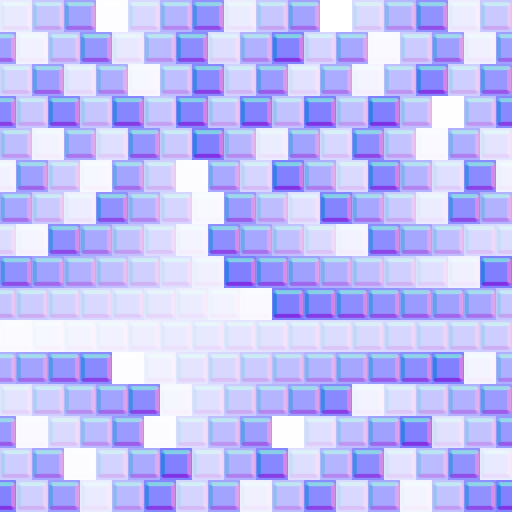
#> input picture experiments/rooftop_lighting/lowpoly_block_basis.png, 1024 x 1024 px, given in place of floor.png, which was not available (shown at 1/2 size)
$ python bake_lowpoly_maps.py
#> lines starting #> are read from the running program, lines starting #| are printed output that depends on the picture; after the words box and inside, x2 and y2 are one past the last pixel; in counts of white or black regions, pixels touching at a corner belong together
"""Bake piecewise-planar stone heights and OpenGL normal maps; no micro-noise.

Two normal-map bases permit live mortar/detail controls without sampling height
at runtime. Public height/normal maps show the fully combined default presets.
"""
from pathlib import Path
import hashlib
import json
import numpy as np
from PIL import Image, ImageDraw, ImageFont

OUT = Path(__file__).resolve().parent
ROOT = OUT.parents[1]
SOURCE = ROOT / "assets/textures/rooftop_run/floor.png"
CAPTURES = OUT / "captures/lowpoly-study"
CAPTURES.mkdir(parents=True, exist_ok=True)
PRESETS = {
    "diagnostic": dict(normal_strength=1.0, mortar_depth=1.0, detail_intensity=1.0, variation=0.25),
    "gameplay": dict(normal_strength=0.55, mortar_depth=0.65, detail_intensity=0.65, variation=0.15),
}
albedo = np.asarray(Image.open(SOURCE).convert("RGB"))
size = len(albedo)
#> size = 1024
assert albedo.shape == (1024, 1024, 3)
y, x = np.mgrid[0:size, 0:size].astype(float)
y = (y + 0.5) / size * 16
x = (x + 0.5) / size * 16 + np.mod(np.floor(y), 2) * 0.5
row, col = np.floor(y).astype(int), np.mod(np.floor(x), 16).astype(int)
#> row: shape (1024, 1024) int64; 16 distinct labels, from 0 to 15
#> col: shape (1024, 1024) int64; 16 distinct labels, from 0 to 15
u, v = np.mod(x, 1) - 0.5, np.mod(y, 1) - 0.5
mask = albedo[:, :, 0] > 80
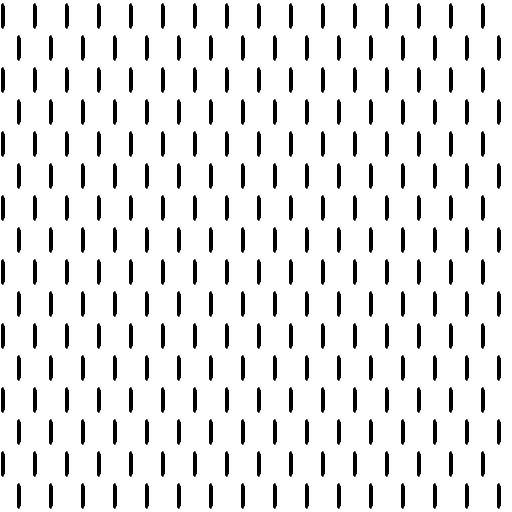
#> mask: shape (1024, 1024) bool (shown at 1/2 size); 90.8% white; 256 black regions, largest, box (x1, y1, x2, y2) and area: (2, 6, 10, 58) 376, (66, 6, 74, 58) 376, (130, 6, 138, 58) 376
# An octagonal footprint follows the original rounded rectangle but uses straight
# chamfers. Each term describes a plane; min/clamp create crisp slope changes.
distance = np.minimum.reduce([0.47 - abs(u), 0.43 - abs(v), (0.83 - abs(u) - abs(v)) / np.sqrt(2)])
mortar_height = np.clip(distance / 0.035, 0, 1) * 0.006 * mask
bevel = np.clip(distance / 0.12, 0, 1)
block_height = bevel * 0.024 * mask
# Four triangular planar top regions meet at a low central peak. The bevel
# surrounds the top, and the facet height is continuous at its rectangular rim.
facet_top = np.clip(np.minimum(1 - abs(u) / 0.35, 1 - abs(v) / 0.31), 0, 1)
facet_height = (bevel * 0.012 + facet_top * 0.032) * mask
# Stable, tileable, per-stone values only. No pixel noise or random texture grit.
random = np.mod(col * 73 + row * 151 + col * row * 19 + 41, 257) / 256
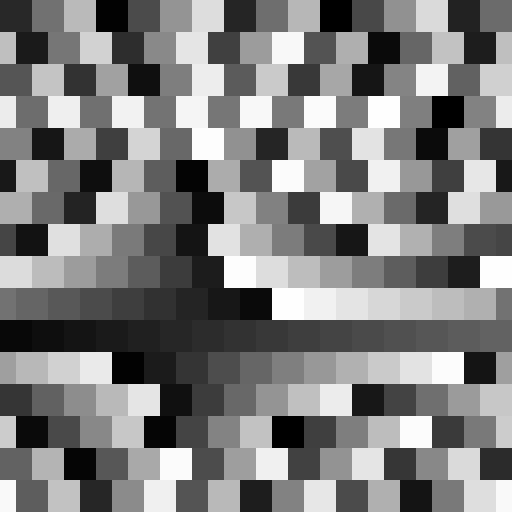
#> random: shape (1024, 1024) float64 (shown at 1/2 size); min 0, max 0.996, mean 0.494
pixel_world = 4.0 / size
#> pixel_world = 0.00391

def slopes(height):
    return np.stack([(np.roll(height, -1, 1) - np.roll(height, 1, 1)) / (2 * pixel_world),
                     (np.roll(height, -1, 0) - np.roll(height, 1, 0)) / (2 * pixel_world)], axis=-1)

def normal_from_slopes(gradient):
    # Raster Y grows down; OpenGL tangent +Y points up the image.
    normal = np.stack([-gradient[:, :, 0], gradient[:, :, 1], np.ones(gradient.shape[:2])], axis=-1)
    normal /= np.linalg.norm(normal, axis=-1, keepdims=True)
    return normal

def encode(normal):
    return np.uint8(np.rint(np.clip(normal * 0.5 + 0.5, 0, 1) * 255))
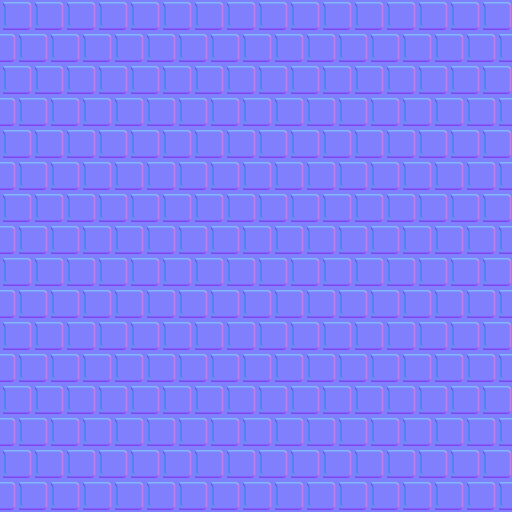
#> returned value: shape (1024, 1024, 3) (shown at 1/2 size); mean of channels 0, 1, 2 128.3, 127.9, 252.8; drawn as R, G, B

mortar_gradient = slopes(mortar_height)
Image.fromarray(encode(normal_from_slopes(mortar_gradient))).save(OUT / "lowpoly_mortar_normal.png")
results = {}
for style, detail_height in [("block", block_height), ("faceted", facet_height)]:
    detail_gradient = slopes(detail_height)
    detail_normal = normal_from_slopes(detail_gradient)
    # RGB is a normal map; alpha stores a single constant variation factor per
    # stone. Import losslessly so alpha remains available to the review shader.
    packed = np.dstack([encode(detail_normal), np.uint8(np.rint(random * 255))])
    Image.fromarray(packed).save(OUT / f"lowpoly_{style}_basis.png")
    for preset, values in PRESETS.items():
        amplitude = 1 + values["variation"] * 0.35 * (random * 2 - 1)
        height = (mortar_height * values["mortar_depth"] + detail_height * values["detail_intensity"] * amplitude) * values["normal_strength"]
        gradient = (mortar_gradient * values["mortar_depth"] + detail_gradient * (values["detail_intensity"] * amplitude)[:, :, None]) * values["normal_strength"]
        normal = normal_from_slopes(gradient)
        # Use the same display scale for the two strengths within each style.
        scale = 0.033 if style == "block" else 0.055
        Image.fromarray(np.uint8(np.rint(np.clip(height / scale, 0, 1) * 255))).save(OUT / f"{style}_{preset}_height.png")
        Image.fromarray(encode(normal)).save(OUT / f"{style}_{preset}_normal_gl.png")
        assert np.allclose(np.linalg.norm(normal, axis=-1), 1)
        assert float(height[~mask].max()) == 0
        results[f"{style}-{preset}"] = {**values, "peak_height_world": float(height.max()), "height_preview_white_world": scale}
    # Check actual face planarity, away from the two-texel crease antialiasing.
    if style == "block":
        assert np.max(abs(detail_gradient[(abs(u) < 0.30) & (abs(v) < 0.26)])) < 1e-10
    else:
        for patch in [(slice(14, 20), slice(27, 35)), (slice(44, 50), slice(27, 35)),
                      (slice(27, 35), slice(14, 20)), (slice(27, 35), slice(44, 50))]:
            sample = detail_gradient[patch]
            assert np.max(np.ptp(sample, axis=(0, 1))) < 1e-10, "Facet became curved."
    assert normal_from_slopes(detail_gradient)[10, 32, 1] > 0
#> this loop made 2 passes
#> style on passes 1 to 2: 'block', 'faceted'
#> pass 1, `Image.fromarray(np.uint8(np.rint(np.clip(height / scale, 0, 1) * 255))..`:
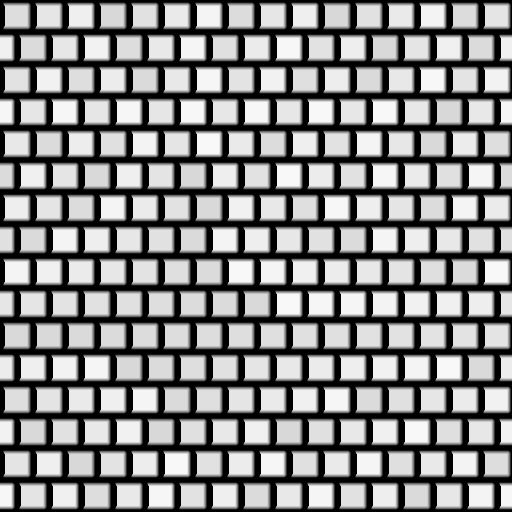
#> saved as block_diagnostic_height.png: PIL image 1024x1024 L (shown at 1/2 size); min 0, max 248, mean 134.8
#> after the loop:
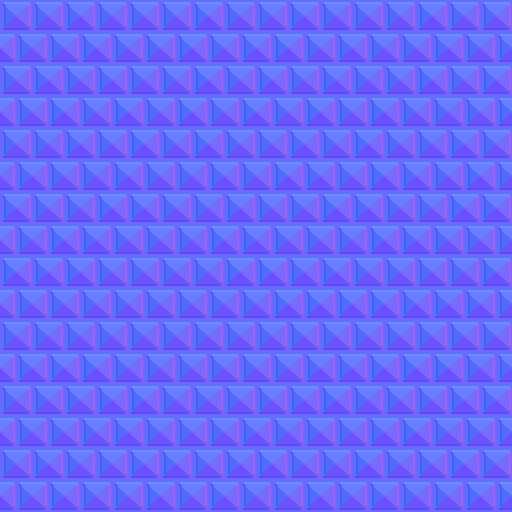
#> normal: shape (1024, 1024, 3) float64 (shown at 1/2 size); mean of channels 0, 1, 2 0.00478, -3.94e-18, 0.983; drawn with min black and max white
#> after the loop:
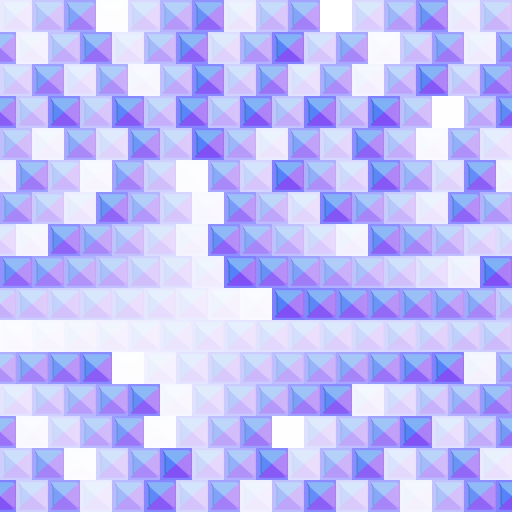
#> packed: shape (1024, 1024, 4) (shown at 1/2 size); mean of channels 0, 1, 2, 3 130, 127.8, 247.5, 125.9; transparent parts drawn white
#> after the loop, results = 4 items

report = {"source_sha256": hashlib.sha256(SOURCE.read_bytes()).hexdigest(), "checks": "PASS", "facet_regions_per_top": 4,
          "source_albedo_changed": False, "presets": results}
(CAPTURES / "map-validation.json").write_text(json.dumps(report, indent=2))
print(json.dumps(report, indent=2))
#> (printed output is left out)
font = ImageFont.truetype("C:/Windows/Fonts/segoeui.ttf", 27)
for style in ["block", "faceted"]:
    sheet = Image.new("RGB", (2048, 1084), "#142127")
    draw = ImageDraw.Draw(sheet)
    for i, (suffix, label) in enumerate([("height", "HEIGHT | diagnostic profile"), ("normal_gl", "NORMAL | OpenGL, planar slopes")]):
        sheet.paste(Image.open(OUT / f"{style}_diagnostic_{suffix}.png"), (i * 1024, 60))
        draw.text((i * 1024 + 20, 10), f"{style.upper()} {label}", fill="#f4ead2", font=font)
    sheet.save(CAPTURES / f"{style}-maps.png")
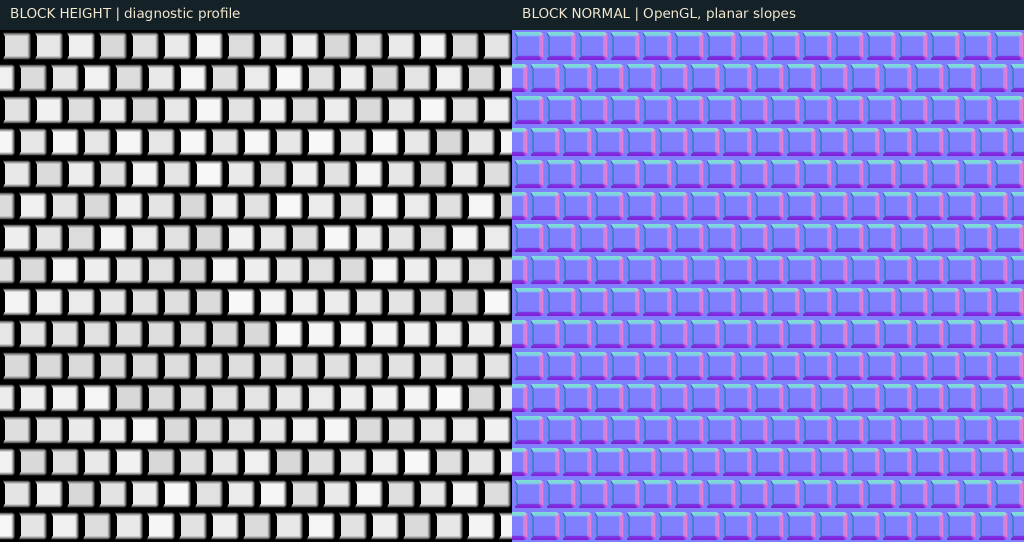
#> saved as block-maps.png: PIL image 2048x1084 RGB (shown at 1/2 size); mean R, G, B 128.2, 126.4, 181
